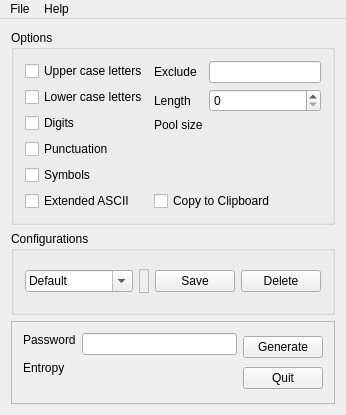
<?xml version="1.0" encoding="UTF-8"?>
<ui version="4.0">
 <class>MainWindow</class>
 <widget class="QMainWindow" name="MainWindow">
  <property name="geometry">
   <rect>
    <x>0</x>
    <y>0</y>
    <width>346</width>
    <height>415</height>
   </rect>
  </property>
  <property name="sizePolicy">
   <sizepolicy hsizetype="Fixed" vsizetype="Fixed">
    <horstretch>0</horstretch>
    <verstretch>0</verstretch>
   </sizepolicy>
  </property>
  <property name="windowTitle">
   <string>Password Beaver</string>
  </property>
  <property name="windowIcon">
   <iconset resource="pwbeaver.qrc">
    <normaloff>:/icons/scalable/beaver.svg</normaloff>:/icons/scalable/beaver.svg</iconset>
  </property>
  <property name="locale">
   <locale language="English" country="Canada"/>
  </property>
  <widget class="QWidget" name="centralWidget">
   <property name="sizePolicy">
    <sizepolicy hsizetype="Fixed" vsizetype="Fixed">
     <horstretch>0</horstretch>
     <verstretch>0</verstretch>
    </sizepolicy>
   </property>
   <layout class="QVBoxLayout" name="verticalLayout_3">
    <item>
     <widget class="QGroupBox" name="groupBox_2">
      <property name="title">
       <string>Options</string>
      </property>
      <layout class="QHBoxLayout" name="horizontalLayout">
       <item>
        <layout class="QVBoxLayout" name="verticalLayout">
         <item>
          <widget class="QCheckBox" name="upperCaseCheckBox">
           <property name="toolTip">
            <string>&lt;html&gt;&lt;head/&gt;&lt;body&gt;&lt;p&gt;Select upper case letters - [&lt;span style=&quot; font-weight:600;&quot;&gt;A-Z&lt;/span&gt;]&lt;/p&gt;&lt;/body&gt;&lt;/html&gt;</string>
           </property>
           <property name="text">
            <string>Upper case letters</string>
           </property>
           <property name="tristate">
            <bool>true</bool>
           </property>
          </widget>
         </item>
         <item>
          <widget class="QCheckBox" name="lowerCaseCheckBox">
           <property name="toolTip">
            <string>&lt;html&gt;&lt;head/&gt;&lt;body&gt;&lt;p&gt;Select lower case letters - [&lt;span style=&quot; font-weight:600;&quot;&gt;a-z&lt;/span&gt;]&lt;/p&gt;&lt;/body&gt;&lt;/html&gt;</string>
           </property>
           <property name="text">
            <string>Lower case letters</string>
           </property>
           <property name="tristate">
            <bool>true</bool>
           </property>
          </widget>
         </item>
         <item>
          <widget class="QCheckBox" name="digitsCheckBox">
           <property name="toolTip">
            <string>&lt;html&gt;&lt;head/&gt;&lt;body&gt;&lt;p&gt;Select digits - [&lt;span style=&quot; font-weight:600;&quot;&gt;0-9&lt;/span&gt;]&lt;/p&gt;&lt;/body&gt;&lt;/html&gt;</string>
           </property>
           <property name="text">
            <string>Digits</string>
           </property>
           <property name="tristate">
            <bool>true</bool>
           </property>
          </widget>
         </item>
         <item>
          <widget class="QCheckBox" name="punctuationCheckBox">
           <property name="toolTip">
            <string>&lt;html&gt;&lt;head/&gt;&lt;body&gt;&lt;p&gt;Select punctuation characters - [&lt;span style=&quot; font-weight:600;&quot;&gt;!&amp;quot;#%&amp;amp;'()*,-./:;?@[\]_{}&lt;/span&gt;]&lt;br/&gt;&lt;/p&gt;&lt;/body&gt;&lt;/html&gt;</string>
           </property>
           <property name="text">
            <string>Punctuation</string>
           </property>
           <property name="tristate">
            <bool>true</bool>
           </property>
          </widget>
         </item>
         <item>
          <widget class="QCheckBox" name="symbolsCheckBox">
           <property name="toolTip">
            <string>&lt;html&gt;&lt;head/&gt;&lt;body&gt;&lt;p&gt;Select symbol characters - [&lt;span style=&quot; font-weight:600;&quot;&gt;$+&amp;lt;=&amp;gt;^`|~&lt;/span&gt;]&lt;/p&gt;&lt;/body&gt;&lt;/html&gt;</string>
           </property>
           <property name="text">
            <string>Symbols</string>
           </property>
           <property name="tristate">
            <bool>true</bool>
           </property>
          </widget>
         </item>
         <item>
          <widget class="QCheckBox" name="unicodeCheckBox">
           <property name="toolTip">
            <string>Include 8859-1 (Latin 1) characters.</string>
           </property>
           <property name="text">
            <string>Extended ASCII</string>
           </property>
          </widget>
         </item>
        </layout>
       </item>
       <item>
        <layout class="QVBoxLayout" name="verticalLayout_5">
         <item>
          <layout class="QFormLayout" name="formLayout">
           <item row="0" column="0">
            <widget class="QLabel" name="label_5">
             <property name="text">
              <string>Exclude</string>
             </property>
            </widget>
           </item>
           <item row="0" column="1">
            <widget class="QLineEdit" name="excludeCharsLineEdit">
             <property name="toolTip">
              <string>&lt;html&gt;&lt;head/&gt;&lt;body&gt;&lt;p&gt;Exclude the characters entered here.&lt;/p&gt;&lt;/body&gt;&lt;/html&gt;</string>
             </property>
             <property name="clearButtonEnabled">
              <bool>true</bool>
             </property>
            </widget>
           </item>
           <item row="1" column="0">
            <widget class="QLabel" name="label_3">
             <property name="text">
              <string>Length</string>
             </property>
            </widget>
           </item>
           <item row="1" column="1">
            <widget class="QSpinBox" name="passwordLengthSpinBox">
             <property name="toolTip">
              <string>&lt;html&gt;&lt;head/&gt;&lt;body&gt;&lt;p&gt;Set the length of the password - 8-99&lt;/p&gt;&lt;/body&gt;&lt;/html&gt;</string>
             </property>
             <property name="stepType">
              <enum>QAbstractSpinBox::DefaultStepType</enum>
             </property>
            </widget>
           </item>
           <item row="2" column="0">
            <widget class="QLabel" name="label_4">
             <property name="text">
              <string>Pool size</string>
             </property>
            </widget>
           </item>
           <item row="2" column="1">
            <widget class="QLabel" name="poolSizeLabel">
             <property name="toolTip">
              <string>&lt;html&gt;&lt;head/&gt;&lt;body&gt;&lt;p&gt;The number of characters available for password generation. For information only.&lt;/p&gt;&lt;/body&gt;&lt;/html&gt;</string>
             </property>
             <property name="text">
              <string/>
             </property>
            </widget>
           </item>
          </layout>
         </item>
         <item>
          <widget class="QCheckBox" name="copyToClipboardCheckBox">
           <property name="toolTip">
            <string>&lt;html&gt;&lt;head/&gt;&lt;body&gt;&lt;p&gt;Automatically copy password to clipboard.&lt;/p&gt;&lt;/body&gt;&lt;/html&gt;</string>
           </property>
           <property name="text">
            <string>Copy to Clipboard</string>
           </property>
          </widget>
         </item>
        </layout>
       </item>
      </layout>
     </widget>
    </item>
    <item>
     <widget class="QGroupBox" name="groupBox_3">
      <property name="title">
       <string>Configurations</string>
      </property>
      <layout class="QHBoxLayout" name="horizontalLayout_2">
       <item>
        <widget class="QComboBox" name="optionsNameComboBox">
         <property name="sizePolicy">
          <sizepolicy hsizetype="Preferred" vsizetype="Fixed">
           <horstretch>2</horstretch>
           <verstretch>0</verstretch>
          </sizepolicy>
         </property>
         <property name="toolTip">
          <string>&lt;html&gt;&lt;head/&gt;&lt;body&gt;&lt;p&gt;Enter the name of the configuration to select, create or delete.&lt;/p&gt;&lt;/body&gt;&lt;/html&gt;</string>
         </property>
         <property name="editable">
          <bool>true</bool>
         </property>
         <property name="currentText">
          <string>Default</string>
         </property>
        </widget>
       </item>
       <item>
        <widget class="IndicatorWidget" name="indicatorWidget">
         <property name="sizePolicy">
          <sizepolicy hsizetype="Preferred" vsizetype="Maximum">
           <horstretch>0</horstretch>
           <verstretch>0</verstretch>
          </sizepolicy>
         </property>
         <property name="minimumSize">
          <size>
           <width>10</width>
           <height>24</height>
          </size>
         </property>
         <property name="cursor">
          <cursorShape>ArrowCursor</cursorShape>
         </property>
         <property name="toolTip">
          <string>&lt;html&gt;&lt;head/&gt;&lt;body&gt;&lt;p&gt;Options are unsaved if active.&lt;/p&gt;&lt;/body&gt;&lt;/html&gt;</string>
         </property>
         <property name="frameShape">
          <enum>QFrame::StyledPanel</enum>
         </property>
         <property name="frameShadow">
          <enum>QFrame::Raised</enum>
         </property>
        </widget>
       </item>
       <item>
        <widget class="QPushButton" name="saveOptionsPushButton">
         <property name="toolTip">
          <string>&lt;html&gt;&lt;head/&gt;&lt;body&gt;&lt;p&gt;Save the current options to the database.&lt;/p&gt;&lt;/body&gt;&lt;/html&gt;</string>
         </property>
         <property name="text">
          <string>Save</string>
         </property>
        </widget>
       </item>
       <item>
        <widget class="QPushButton" name="deleteOptionsPushButton">
         <property name="toolTip">
          <string>&lt;html&gt;&lt;head/&gt;&lt;body&gt;&lt;p&gt;Delete the current options from the database.&lt;/p&gt;&lt;/body&gt;&lt;/html&gt;</string>
         </property>
         <property name="text">
          <string>Delete</string>
         </property>
        </widget>
       </item>
      </layout>
     </widget>
    </item>
    <item>
     <widget class="QFrame" name="frame">
      <property name="frameShape">
       <enum>QFrame::StyledPanel</enum>
      </property>
      <property name="frameShadow">
       <enum>QFrame::Sunken</enum>
      </property>
      <property name="lineWidth">
       <number>0</number>
      </property>
      <layout class="QHBoxLayout" name="horizontalLayout_4">
       <item>
        <layout class="QFormLayout" name="formLayout_2">
         <item row="0" column="0">
          <widget class="QLabel" name="label_2">
           <property name="sizePolicy">
            <sizepolicy hsizetype="Minimum" vsizetype="Maximum">
             <horstretch>0</horstretch>
             <verstretch>0</verstretch>
            </sizepolicy>
           </property>
           <property name="text">
            <string>Password</string>
           </property>
          </widget>
         </item>
         <item row="0" column="1">
          <widget class="QLineEdit" name="passwordLineEdit">
           <property name="sizePolicy">
            <sizepolicy hsizetype="MinimumExpanding" vsizetype="Fixed">
             <horstretch>0</horstretch>
             <verstretch>0</verstretch>
            </sizepolicy>
           </property>
           <property name="toolTip">
            <string>&lt;html&gt;&lt;head/&gt;&lt;body&gt;&lt;p&gt;The generated password.&lt;/p&gt;&lt;/body&gt;&lt;/html&gt;</string>
           </property>
           <property name="readOnly">
            <bool>true</bool>
           </property>
          </widget>
         </item>
         <item row="1" column="0">
          <widget class="QLabel" name="label">
           <property name="sizePolicy">
            <sizepolicy hsizetype="Maximum" vsizetype="Preferred">
             <horstretch>0</horstretch>
             <verstretch>0</verstretch>
            </sizepolicy>
           </property>
           <property name="text">
            <string>Entropy</string>
           </property>
          </widget>
         </item>
         <item row="1" column="1">
          <layout class="QHBoxLayout" name="horizontalLayout_3">
           <item>
            <widget class="QLabel" name="entropyLabel">
             <property name="toolTip">
              <string>&lt;html&gt;&lt;head/&gt;&lt;body&gt;&lt;p&gt; The entropy of the password. For information only.&lt;/p&gt;&lt;/body&gt;&lt;/html&gt;</string>
             </property>
             <property name="text">
              <string/>
             </property>
            </widget>
           </item>
          </layout>
         </item>
        </layout>
       </item>
       <item>
        <layout class="QVBoxLayout" name="verticalLayout_2">
         <item>
          <widget class="QPushButton" name="generatePushButton">
           <property name="maximumSize">
            <size>
             <width>504</width>
             <height>16777215</height>
            </size>
           </property>
           <property name="toolTip">
            <string>&lt;html&gt;&lt;head/&gt;&lt;body&gt;&lt;p&gt;Create a new password.&lt;/p&gt;&lt;/body&gt;&lt;/html&gt;</string>
           </property>
           <property name="text">
            <string>Generate</string>
           </property>
          </widget>
         </item>
         <item>
          <widget class="QPushButton" name="quitPushButton">
           <property name="toolTip">
            <string>&lt;html&gt;&lt;head/&gt;&lt;body&gt;&lt;p&gt;Exit &lt;span style=&quot; font-weight:600;&quot;&gt;Password Beaver&lt;/span&gt;.&lt;/p&gt;&lt;/body&gt;&lt;/html&gt;</string>
           </property>
           <property name="locale">
            <locale language="English" country="Canada"/>
           </property>
           <property name="text">
            <string>Quit</string>
           </property>
          </widget>
         </item>
        </layout>
       </item>
      </layout>
     </widget>
    </item>
   </layout>
  </widget>
  <widget class="QMenuBar" name="menuBar">
   <property name="geometry">
    <rect>
     <x>0</x>
     <y>0</y>
     <width>346</width>
     <height>22</height>
    </rect>
   </property>
   <widget class="QMenu" name="menuFile">
    <property name="title">
     <string>File</string>
    </property>
    <addaction name="exitAction"/>
   </widget>
   <widget class="QMenu" name="menuHelp">
    <property name="title">
     <string>Help</string>
    </property>
    <addaction name="helpAction"/>
    <addaction name="separator"/>
    <addaction name="aboutQtAction"/>
    <addaction name="aboutAction"/>
   </widget>
   <addaction name="menuFile"/>
   <addaction name="menuHelp"/>
  </widget>
  <action name="exitAction">
   <property name="icon">
    <iconset resource="pwbeaver.qrc">
     <normaloff>:/icons/scalable/application-exit.svg</normaloff>:/icons/scalable/application-exit.svg</iconset>
   </property>
   <property name="text">
    <string>Exit</string>
   </property>
   <property name="shortcut">
    <string>Ctrl+Q</string>
   </property>
  </action>
  <action name="aboutAction">
   <property name="text">
    <string>About</string>
   </property>
  </action>
  <action name="aboutQtAction">
   <property name="text">
    <string>About Qt</string>
   </property>
  </action>
  <action name="helpAction">
   <property name="text">
    <string>Help</string>
   </property>
  </action>
 </widget>
 <layoutdefault spacing="6" margin="11"/>
 <customwidgets>
  <customwidget>
   <class>IndicatorWidget</class>
   <extends>QFrame</extends>
   <header location="global">IndicatorWidget.h</header>
   <container>1</container>
  </customwidget>
 </customwidgets>
 <resources>
  <include location="pwbeaver.qrc"/>
 </resources>
 <connections/>
</ui>
